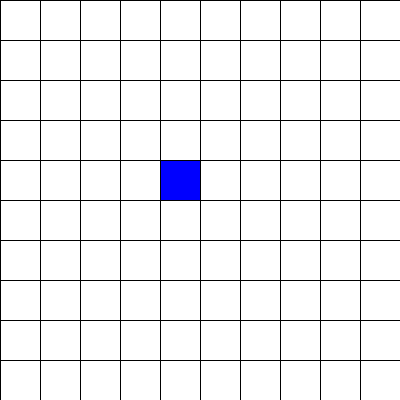
Frame 1 (no input)
Frame 60 (the mouse pressed at the canvas centre just before this capture): identical to frame 1, image omitted
Frame 120 (the mouse held since frame 60 and released just before this capture): identical to frame 1, image omitted

The Processing sketch that drew this single still picture (run headless with seeded random() and noise(); from frame 60 on, the mouse is pressed at the canvas centre):

// Processing sketch: arreglo_bidimensional_personaje
// ── arreglo_bidimensional_personaje.pde
int cant = 10;
int [][] miContador = new int [cant][cant];
int tam;
int posXPersonaje = 4;
int posYPersonaje = 4;

void setup(){
  size(400,400);
  tam = width/cant;
  textSize(20);
  miContador[posXPersonaje][posYPersonaje] = 1;
}

void draw(){
  background(200);
  for(int i=0; i< cant; i++){
    for(int j=0; j< cant; j++){
      if(miContador[i][j] == 1){
        fill(0,0,255);
      }else{
        fill(255); 
      }
      rect(i*tam, j*tam, tam, tam);
    }
  }
}

void keyPressed(){
  if(keyCode == LEFT){
    miContador[posXPersonaje][posYPersonaje] = 0;
    miContador[posXPersonaje-1][posYPersonaje] = 1;
    posXPersonaje--;
  }else if(keyCode == RIGHT){
    miContador[posXPersonaje][posYPersonaje] = 0;
    miContador[posXPersonaje+1][posYPersonaje] = 1;
    posXPersonaje++;
  }
}
